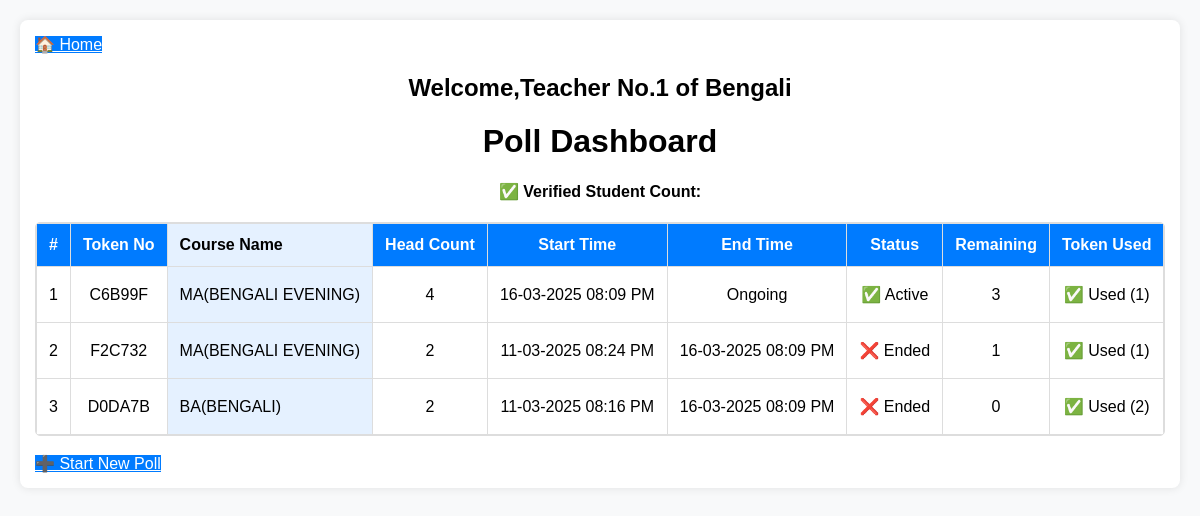
Before: /tokencast/dashboard/ (signed in) with the older database file.
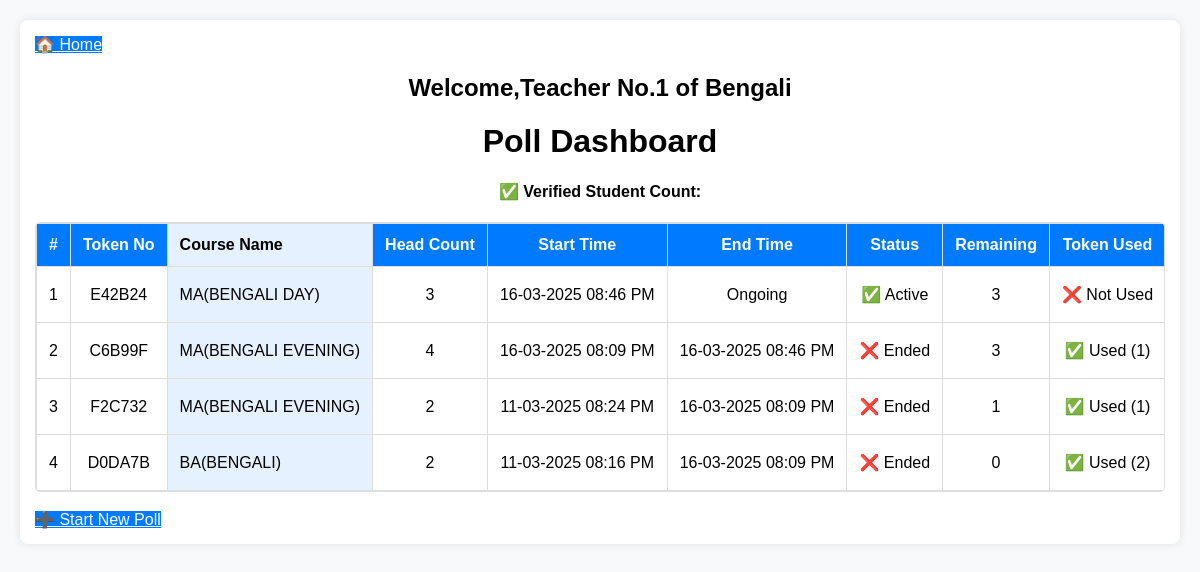
After: the same page with the newer database file.
### tokencast/models.py (models this page shows, shortened)
class PollSession(models.Model):
    teacher = models.ForeignKey(Teacher, on_delete=models.CASCADE)
    verification_code = models.CharField(max_length=50, unique=True)
    token_no = models.CharField(max_length=10)
    course_name = models.CharField(max_length=250)
    head_count = models.IntegerField()
    is_active = models.BooleanField(default=True)
    is_started = models.BooleanField(default=False)  # ✅ New field to track poll start
    start_time = models.DateTimeField(null=True, blank=True)
    end_time = models.DateTimeField(null=True, blank=True)
    used_token_count = models.IntegerField(default=0)  # Add default=0 to prevent NULL errors
    counter_token = models.IntegerField(default=0)  # Add default=0 to prevent NULL errors

### tokencast/views.py (the view)
# urls.py: path('dashboard/', views.poll_dashboard, name='poll_dashboard'),
@login_required
def poll_dashboard(request):
    teacher = get_object_or_404(Teacher, user=request.user)
    polls = PollSession.objects.filter(teacher=teacher).order_by('-start_time')  # Fetch polls for the teacher
    base_url = request.build_absolute_uri('/').rstrip('/')  # Get http://127.0.0.1:8000
    faculty_name = request.user.get_full_name() or request.user.username  # ✅ Fetch teacher's name
    department = Department.objects.get(id=request.user.department_id)  # Fetch the department instance
    dept_name = department.name.title()
    for index, poll in enumerate(polls, start=1):
        poll.row_number = index  # Row count
        poll.token_used = StudentVote.objects.filter(poll_session=poll).exists()  # Check if token was used
        poll.used_token_count = StudentVote.objects.filter(poll_session=poll).count()  # Count used tokens
        poll.remaining_votes = max(poll.head_count - poll.used_token_count, 0)  # ✅ Calculate remaining votes
        poll.voting_link = f"{base_url}/tokencast/vote/{poll.verification_code}/"  # Generate shareable link
    return render(request, 'tokencast/poll_dashboard.html',
        {'polls': polls,'faculty_name': faculty_name,
        'dept_name': dept_name})

### tokencast/templates/tokencast/poll_dashboard.html (shortened to what this page needs)
<!DOCTYPE html>
<html lang="en">
<head>
</head>
<body>
<div class="container">
    <a href="{% url 'teachers:logout' %}" class="btn btn-primary">🏠 Home</a>
    <h2>Welcome,{{ faculty_name }} of {{ dept_name }}</h2>
    <h1>Poll Dashboard</h1>
    <h4 class="text-center text-success">
        ✅ Verified Student Count: {{ request.GET.count }}
    </h4>
    {% if polls %}
    <div class="table-container">
        <table>
            <thead>
                <tr>
                    <th>#</th>
                    <th>Token No</th>
                    <th style="color:black;text-align:left;">Course Name</th>
                    <th>Head Count</th>
                    <th>Start Time</th>
                    <th>End Time</th>
                    <th>Status</th>
                    <th>Remaining</th>
                    <th>Token Used</th>
                </tr>
            </thead>
            <tbody>
                {% for poll in polls %}
                <tr>
                    <td>{{ forloop.counter }}</td>
                    <td>{{ poll.token_no }}</td>
                    <td style="text-align:left;">{{ poll.course_name }}</td>
                    <td>{{ poll.head_count }}</td>
                    <td>{{ poll.start_time|date:"d-m-Y h:i A" }}</td>
                    <td>{{ poll.end_time|date:"d-m-Y h:i A"|default:"Ongoing" }}</td>
                    <td>{% if poll.is_active %}✅ Active{% else %}❌ Ended{% endif %}</td>
                    <td>{{ poll.remaining_votes|default:0 }}</td>
                    <td>
                        {% if poll.used_token_count %}
                            ✅ Used ({{ poll.used_token_count }})
                        {% else %}
                            ❌ Not Used
                        {% endif %}
                    </td>
                </tr>
                {% endfor %}
            </tbody>
        </table>
    </div>
    {% else %}
        <p style="text-align: center;">No active polls.</p>
    {% endif %}
    <br>
    <a href="{% url 'tokencast:initiate_poll' %}" class="btn btn-primary w-100">➕ Start New Poll</a>
</div>
</body>
</html>

Changed rows visible on the page:
added PollSession: token_no "E42B24", course_name "MA(BENGALI DAY)", head_count "3", start_time "16-03-2025 08:46 PM", end_time "Ongoing", is_active "✅ Active", remaining_votes "3", used_token_count "❌ Not Used"
changed PollSession (number 2 of 4 on the later page): end_time "Ongoing" → "16-03-2025 08:46 PM"; is_active "✅ Active" → "❌ Ended"
